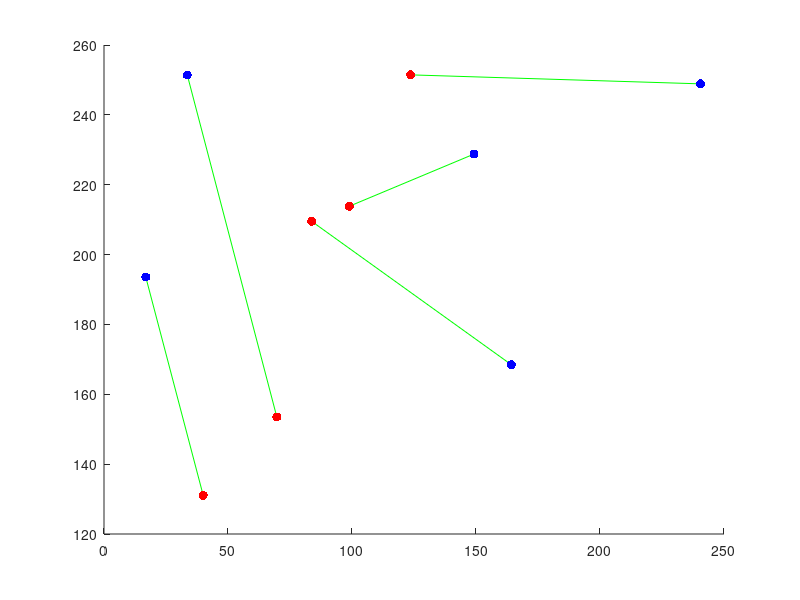
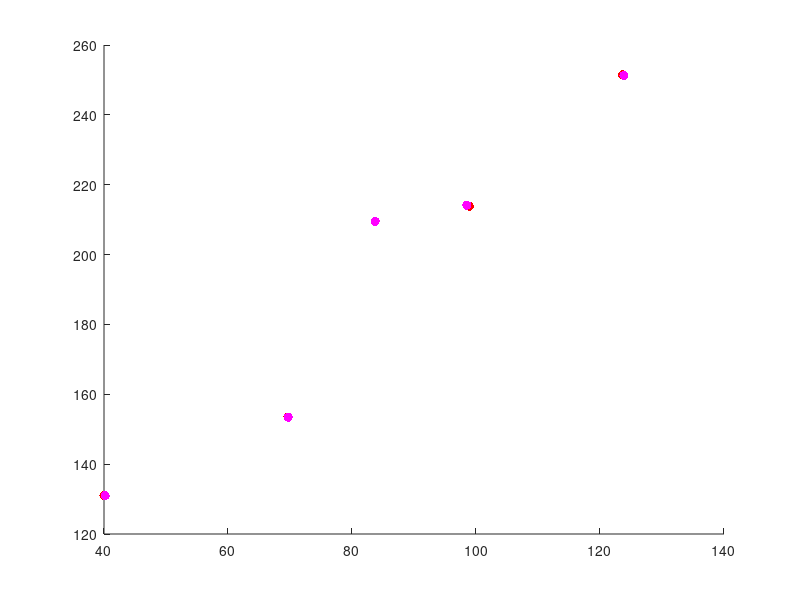

MATLAB code to generate these figures, in order:
function practical1

    %The aim of practical 1 is to calculate the homography that best maps two
    %sets of points to one another.  We will (eventually) use this for creating
    %panoramas, and for calculating the 3d pose of planes.  You should use this
    %template for your code and fill in the missing sections marked "TO DO"

    %close all open figures
    close all;

    %set of two dimensional Cartesian points
    pts1Cart = [  240.5000   16.8351   33.5890  164.2696  149.1911;...
                  248.8770  193.5890   251.3901 168.4581  228.7723];

    %turn points to homogeneous representation
    pts1Hom = [pts1Cart; ones(1,size(pts1Cart,2))] % 3xI

    %define a homography
    H = [0.6 0.7 -100; 1.0 0.6 50; 0.001 0.002 1.0]; % 3x3
    %apply homography to points
    pts2Hom = H*pts1Hom

    %convert back to Cartesian
    pts2Cart = pts2Hom(1:2,:)./repmat(pts2Hom(3,:),2,1)

    %add a small amount of noise
    noiseLevel = 4.0;
    pts2Cart = pts2Cart+noiseLevel*randn(size(pts2Cart))

    %draw two set of two dimensional points
    %opens figure
    figure; set(gcf,'Color',[1 1 1]);
    %draw lines between each pair of points
    nPoint = size(pts1Cart,2);
    for (cPoint = 1:nPoint)
        %plot a green line between each pair of points
        plot([pts1Cart(1,cPoint) pts2Cart(1,cPoint)],[pts1Cart(2,cPoint) pts2Cart(2,cPoint)],'g-');
        %make sure we don't replace with next point
        hold on;
    end;

    %draws first set of points
    plot(pts1Cart(1,:),pts1Cart(2,:),'b.','MarkerSize',20);
    %remove axis
    set(gca,'Box','Off');

    %draws second set of points
    plot(pts2Cart(1,:),pts2Cart(2,:),'r.','MarkerSize',20);

    %now our goal is to transform the first points so that they map to the
    %second set of points
    
    HEst = calcBestHomography(pts1Cart, pts2Cart);

    %now we will see how well the routine works by applying the mapping and
    %measuring the square  distance between the desired and actual positions

    %apply homography to points
    pts2EstHom = HEst*pts1Hom

    %convert back to Cartesian
    pts2EstCart = pts2EstHom(1:2,:)./repmat(pts2EstHom(3,:),2,1)

    %calculate mean squared distance from actual points
    sqDiff = mean(sum((pts2Cart-pts2EstCart).^2))

    %draw figure with points before and after
    %draw two set of two dimensional points
    %opens figure
    figure; set(gcf,'Color',[1 1 1]);
    %draw lines between each pair of points
    nPoint = size(pts1Cart,2)
    for (cPoint = 1:nPoint)
        %plot a green line pairs of actual and estimated points
        plot([pts2Cart(1,cPoint) pts2EstCart(1,cPoint)],[pts2Cart(2,cPoint) pts2EstCart(2,cPoint)],'g-');
        %make sure we don't replace with next point
        hold on;
    end;

    %draws second set of points
    plot(pts2Cart(1,:),pts2Cart(2,:),'r.','MarkerSize',20);
    %remove axis
    set(gca,'Box','Off');

    %draws estimated positions of second set of points
    plot(pts2EstCart(1,:),pts2EstCart(2,:),'m.','MarkerSize',20);

    %other things **** TO DO ****
    %1. Convince yourself that the homography is ambiguous up to scale (by
    %multiplying it by a constant factor and showing it does the same thing).
    %Can you see why this is mathematically the case?
    % Yes, because x is obtained from u and v by multiplying and dividing by
    % the same number of parameters in hom matrix.
    %2. Show empirically that your homography routine can EXACTLY map any four points to any
    %other four points
    %3. Now move to practical 1b.
    
end

%==========================================================================
function H = calcBestHomography(pts1Cart, pts2Cart)

    %should apply direct linear transform (DLT) algorithm to calculate best
    %homography that maps the points in pts1Cart to their corresonding matching in 
    %pts2Cart
    H = eye(3);
    nPoint = size(pts1Cart,2);

    %first turn points to homogeneous
    pts1 = [pts1Cart; ones(1,nPoint)]; %3x5
    pts2 = [pts2Cart; ones(1,nPoint)]; %3x5
    
    %then construct A matrix which should be (10 x 9) in size
    A = zeros(nPoint*2,9);
    for i = 1:nPoint
        A(2*i-1:2*i,:) = [0, 0, 0, -pts1(:,i)', pts2(2,i)*pts1(:,i)'; pts1(:,i)', 0, 0, 0, -pts2(1,i)*pts1(:,i)'];
    end

    %solve Ah = 0 by calling
    h = solveAXEqualsZero(A);

    %reshape h into the matrix H
    H = reshape(h,3,3).';
end

%==========================================================================
function x = solveAXEqualsZero(A)
    [U,L,V] = svd(A);
    x = V(:, end);
end